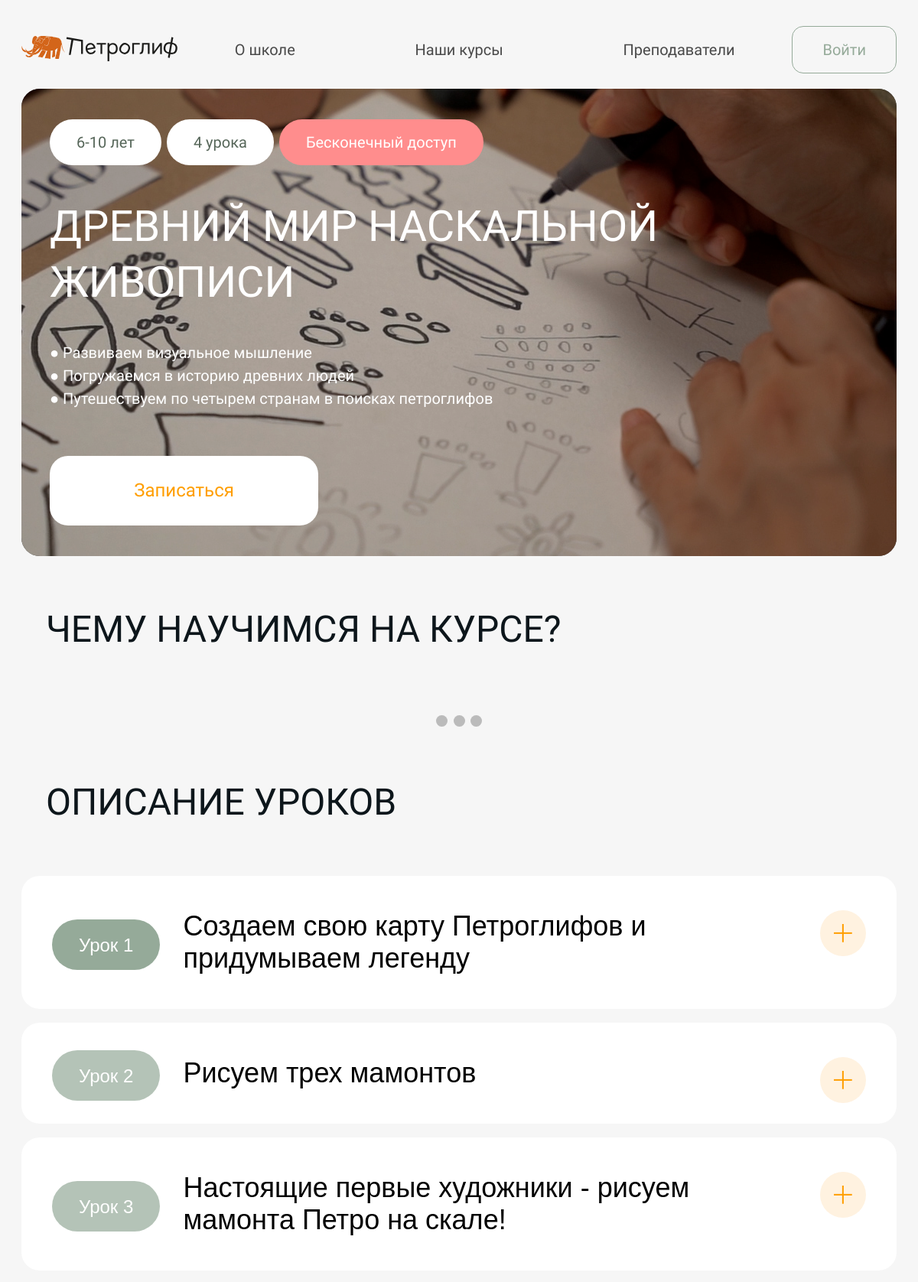
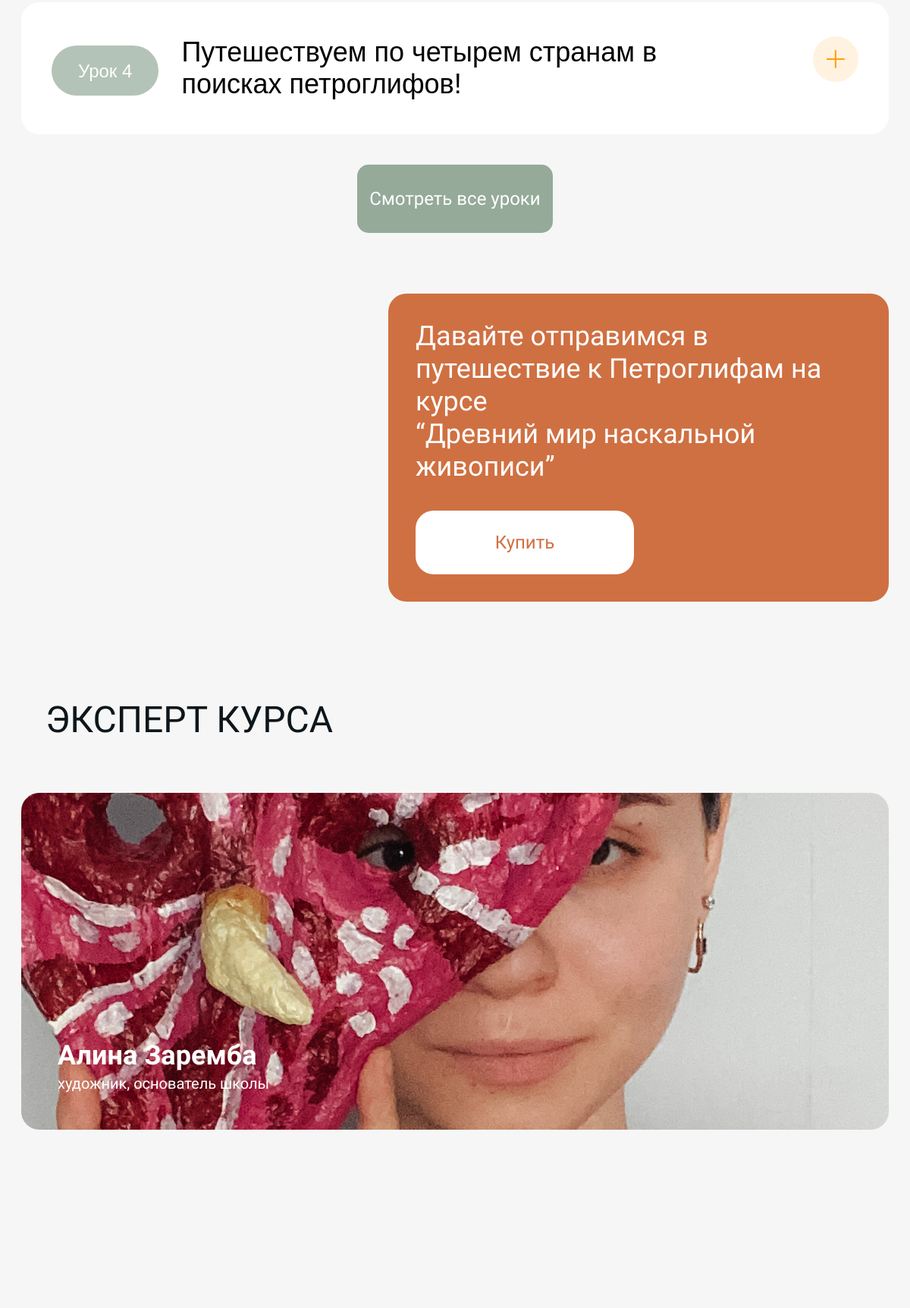
/courses/first-course/ (upper part), run on the app's committed database (2 pictures, top to bottom).
### mainapp/models.py (models this page shows, shortened)
class Course(models.Model):
    class CourseCategory(models.TextChoices):
        ART = ("ART", "ИСКУССТВО")
        DESIGN = ("DESIGN", "ДИЗАЙН")
        SOFT_SKILLS = ("SOFT_SKILLS", "SOFT SKILLS")
    id = models.UUIDField(default=uuid4, primary_key=True)
    title = models.CharField(verbose_name="Название курса", max_length=150)
    slug = models.SlugField(verbose_name="URL", max_length=200, unique=True, blank=True, null=True)
    category = models.CharField(verbose_name="Категория курса", max_length=11, choices=CourseCategory.choices)
    note = models.CharField(verbose_name="Цель курса", max_length=200, blank=True)
    description = models.TextField(verbose_name="Описание курса", blank=True)
    price = models.IntegerField(verbose_name="Стоимость курса")
    image = models.ImageField(verbose_name="Изображение", blank=True, null=True, upload_to="сourses_images")
    talents = models.ManyToManyField(Talent, verbose_name="Навыки, которые дает курс", related_name="courses")
    benefits = models.ManyToManyField(Benefit, verbose_name="Польза курса", related_name="courses")
    lesson_qty = models.CharField(verbose_name="Количество уроков", max_length=25, blank=True)
    duration = models.CharField(verbose_name="Продолжительность курса", max_length=25, blank=True)
    age_group = models.CharField(verbose_name="Возрастная группа", max_length=25, blank=True)
    tools = models.TextField(verbose_name="Необходимые материалы и инструменты для курса", blank=True)
    preparation = models.ForeignKey(Preparation, verbose_name="Уровень подготовки", on_delete=models.CASCADE,
                                    null=True, related_name="courses")
    filling = models.TextField(verbose_name="Наполнение курса", blank=True)
    mentors = models.ManyToManyField(Mentor, verbose_name="Менторы", related_name="courses")
    question_lessons_features = models.TextField(verbose_name="Как проходят занятия на курсе?")
    question_access_duration = models.TextField(verbose_name="На сколько по времени доступен курс?")
    question_homework = models.TextField(verbose_name="Что насчет домашнего задания?")
    question_joining_telegram_chat = models.TextField(verbose_name="Что я получу, вступив в телеграм-канал курса?")
    question_paid_no_access = models.TextField(verbose_name="Я оплатил и не получил доступ к курсу")
    telegram_channel_link = models.URLField(verbose_name="Ссылка на тг-канал", blank=True, null=True)
    is_popular = models.BooleanField(verbose_name="Популярный", default=False)
    created_at = models.DateTimeField(verbose_name='Создан', auto_now_add=True)
    updated_at = models.DateTimeField(verbose_name='Обновлен', auto_now=True)
    deleted = models.BooleanField(verbose_name="Удален", default=False)
    class Meta:
        verbose_name = "Курс"
        verbose_name_plural = "Курсы"
        ordering = ["title"]

class Lesson(models.Model):
    class LessonType(models.TextChoices):
        ONLINE_LESSON = ("Online lesson", "Онлайн-урок")
        VIDEO_LESSON = ("Video lesson", "Видеоурок")
    id = models.UUIDField(default=uuid4, primary_key=True)
    title = models.CharField(verbose_name="Название урока", max_length=150)
    number = models.IntegerField(verbose_name="Номер урока")
    course = models.ForeignKey(Course, verbose_name="Курс", on_delete=models.CASCADE, related_name="lessons")
    type = models.CharField(verbose_name="Тип урока", max_length=13, choices=LessonType.choices)
    lesson_goal = models.TextField(verbose_name="Цель урока", blank=True)
    new_skill = models.TextField(verbose_name="Чему научится ребенок", blank=True)
    materials = models.TextField(verbose_name="Что нужно для урока", blank=True)
    image = models.ImageField(verbose_name="Изображение", blank=True, null=True, upload_to="lessons_img/")
    description = models.TextField(verbose_name="Описание урока", blank=True)
    video_file = models.FileField(verbose_name="Видео в записи", blank=True, null=True,
                                  upload_to="lessons_videos/")
    pdf_file = models.FileField(verbose_name="Дополнительный файл", blank=True, null=True,
                                upload_to="lessons_files/")
    link = models.CharField(verbose_name="Ссылка на онлайн-урок", max_length=150, blank=True)
    lesson_date = models.DateTimeField(verbose_name="Дата онлайн-урока", blank=True, null=True)
    created_at = models.DateTimeField(verbose_name='Создан', auto_now_add=True)
    updated_at = models.DateTimeField(verbose_name='Обновлен', auto_now=True)
    deleted = models.BooleanField(verbose_name="Удален", default=False)
    class Meta:
        verbose_name = "Урок"
        verbose_name_plural = "Уроки"
        ordering = ["course", "number"]

class Mentor(models.Model):
    id = models.UUIDField(default=uuid4, primary_key=True)
    first_name = models.CharField(verbose_name="Имя ментора", max_length=150)
    last_name = models.CharField(verbose_name="Фамилия ментора", max_length=150)
    photo = models.ImageField(verbose_name="Фото ментора", blank=True, null=True, upload_to="mentor")
    status = models.CharField(verbose_name="Статус", max_length=255)
    quote = models.TextField(verbose_name="Высказывание")
    experience = models.TextField(verbose_name="Образование и Опыт")
    credo = models.TextField(verbose_name="Кредо и Сильные стороны")
    approach = models.TextField(verbose_name="Подход в обучении")
    class Meta:
        verbose_name = "Ментор"
        verbose_name_plural = "Менторы"
        ordering = ["last_name", "first_name"]

### mainapp/views.py (the view)
# urls.py: path('courses/<str:slug>/', main_views.view_course, name='course'),
def view_course(request, slug):
    current_number = 1
    current_user = request.user
    course = get_object_or_404(mainapp_models.Course, slug=slug)
    descriptions = course.description.split('\n')
    if current_user.is_authenticated:
        studentCourse = mainapp_models.StudentCourse.objects.filter(user=current_user) & mainapp_models.StudentCourse.objects.filter(course=course)
        if studentCourse:
            current_number = studentCourse[0].lesson_number
    lessons = mainapp_models.Lesson.objects.filter(course=course)
    for lesson in lessons:
        lesson.material = lesson.materials.split('\n')
    mentor = get_mentor_course(request, slug)
    context = {'course': course,
               'descriptions': descriptions,
               'course_tools': course.tools.split('\n'),
               'course_filling': course.filling.split('\n'),
               'lessons': lessons,
               'mentor': mentor,
               'current_number': current_number,
               }
    return render(request, 'mainapp/course.html', context)

### mainapp/views.py (called while the page is built)
def get_mentor_course(request, slug):
    course = get_object_or_404(mainapp_models.Course, slug=slug)
    mentor = mainapp_models.Mentor.objects.filter(courses=course).first()
    return mentor

### mainapp/templates/mainapp/course.html (shortened to what this page needs)
{% extends "mainapp/base.html" %}
{% block content %}
    {% include "mainapp/parts_pages/course__aboute.html" %}
    {% include "mainapp/parts_pages/course__what.html" %}
    {% include "mainapp/parts_pages/course__lesson.html" %}
    {% include "mainapp/parts_pages/course__teacher.html" %}
{% endblock %}

### mainapp/templates/mainapp/parts_pages/course__aboute.html (shortened to what this page needs)
{% load static markdownify %}
<div class="site-box">
    <section class="pc__aboute">
        <img src="/media/{{ course.image }}" alt="">
        <div class="pc__aboute__data">
            <div class="pc__aboute__info">
                <a class="pc__aboute__age" href="#">{{ course.age_group }}</a>
                <a class="pc__aboute__count" href="#">{{ course.lesson_qty }}</a>
                <a class="pc__aboute__time" href="#" {% if course.slug == 'first-course' %} style="background: #FF8D8D; color: #FFFFFF;"{% endif %}>{{ course.duration }}</a>
            </div>
            <div class="pc__aboute__name">{{ course.title }}</div>
            <ul>
                {% for description in descriptions %}
                    <li>{{ description }}</li>
                {% endfor %}
            </ul>
            <a class="pc__aboute__data-btn" href="#anchor-buy-course">
                <div class="pc__aboute__data-btn">Записаться</div>
            </a>
        </div>
    </section>
</div>

### mainapp/templates/mainapp/parts_pages/course__lesson.html (shortened to what this page needs)
{% load static %}
<div class="site-box">
    <section class="pc__lesson">
        <h1 class="section__title">Описание уроков</h1>
        <div class="faq__body">
            <div class="faq__items">
                {% for lesson in lessons %}
                <div class="faq__item">
                    {% if lesson.number <= current_number %}
                        <button class="faq__collapsible"><div><div><a class="faq__collapsible-lesson-open" href="">Урок {{ lesson.number }}</a></div><div>{{ lesson.title }}</div></div></button>
                    {% else %}
                        <button class="faq__collapsible"><div><div><a href="" style="pointer-events: none; opacity: 0.7;">Урок {{ lesson.number }}</a></div><div>{{ lesson.title }}</div></div></button>
                    {% endif %}
                </div>
                {% endfor %}
            </div>
        </div>
        <a href="#"><div class="pc__lesson-all">Смотреть все уроки</div></a>
        <div class="pc__lesson__pay">
            <div>
                <h2>Давайте отправимся в путешествие к Петроглифам на курсе<br>“{{ course.title }}”</h2>
                <a href="#anchor-buy-course"><div>Купить</div></a>
            </div>
        </div>
    </section>
</div>

### mainapp/templates/mainapp/parts_pages/course__teacher.html (shortened to what this page needs)
{% load static markdownify %}
<div class="site-box">
    <section class="pc__teacher">
        <h1 class="section__title">Эксперт курса</h1>
        <div class="pc__teacher__photo">
            {% if mentor.photo %}
                <img src="{{ mentor.photo.url }}" alt="">
            {% endif %}
            <div class="pc__teacher__data">
                <div class="pc__teacher__name">{{ mentor.first_name }} {{ mentor.last_name }}</div>
                <div class="pc__teacher__note">{{ mentor.status }}</div>
            </div>
        </div>
        <div class="pc__teacher__cards">
        </div>
    </section>
</div>

### mainapp/static/css/index.css (style rules this page uses)
* { margin: 0; padding: 0; }
body { font-family: 'Onest', sans-serif; font-size: 16px; font-weight: 300; line-height: 1; background: #F6F6F6; }
.site-box { max-width: 1224px; min-width: 347px; padding: 0 clamp(14px, 3vw, 28px); margin: 0 auto; font-weight: 400; }
.section__title { color: #0D161B; font-size: clamp(2.375rem, 4vw, 3.5rem); font-weight: 400; text-transform: uppercase; padding: clamp(40px, 6vw, 100px) calc(clamp(40px, 6vw, 76px) - 40px) clamp(40px, 6vw, 80px); }
.faq__items { display: flex; flex-direction: column; gap: clamp(10px, 4vw, 18px); }
.faq__item { border-radius: 24px; padding: clamp(20px, 5vw, 45px) clamp(20px, 5vw, 40px); background: #FFFFFF; height: max-content; }
.faq__collapsible { background: transparent; font-size: clamp(1.5rem, 3vw, 2.25rem); border: none; cursor: pointer; width: 100%; text-align: left; outline: none; position: relative; }
.faq__collapsible > div { width: 85%; display: flex; justify-content: left; gap: 30px; align-items: center; }
.faq__collapsible > div > div > a { text-wrap: nowrap; text-decoration: none; font-size: clamp(1.25rem, 3vw, 1.5rem); color: #FFFFFF; background: #95AA99; border-radius: 64px; text-wrap: nowrap; padding: clamp(11px, 2vw, 19.5px) clamp(20px, 3vw, 35px); }
.faq__collapsible::after { content: url(../img/btn_collapsible_plus.svg); position: absolute; top: 0; right: 0; }

### data on the page
Course: image (picture), age_group "6-10 лет", lesson_qty "4 урока", duration "Бесконечный доступ", title "ДРЕВНИЙ МИР НАСКАЛЬНОЙ ЖИВОПИСИ", title "Древний мир наскальной живописи"
Lesson: number "1", title "Создаем свою карту Петроглифов и придумываем легенду"
Lesson: number "2", title "Рисуем трех мамонтов"
Lesson: number "3", title "Настоящие первые художники - рисуем мамонта Петро на скале!"
Lesson: number "4", title "Путешествуем по четырем странам в поисках петроглифов!"
Mentor: photo (picture), first_name "Алина", last_name "Заремба", status "художник, основатель школы"

### other printed values
{{ description }} "Развиваем визуальное мышление" "Погружаемся в историю древних людей" "Путешествуем по четырем странам в поисках петроглифов"
